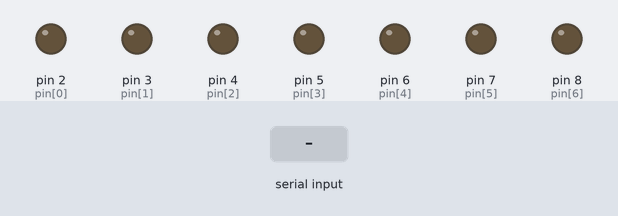
Simulated run of this sketch. Board: Arduino Uno, built with avr-gcc and run on an emulated ATmega328P. Shown: output pins drawn as LEDs (lit = HIGH). Inputs (shaded band) come from the test bench.

Above: at 1.2 s.
1.3 s: "5\n" received over Serial
At 1.7 s:
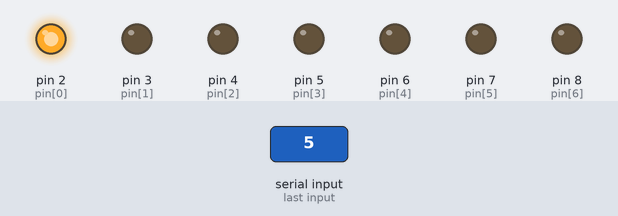
At 3.7 s:
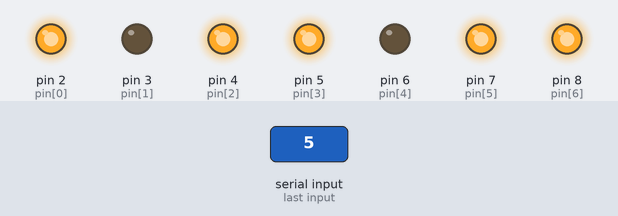
4.3 s: "90,45\n" received over Serial
At 12.1 s:
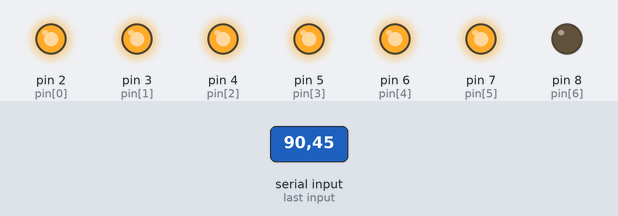
Timing chart, 0 to 13.6 s (numbered marks = the images above; inputs shaded):
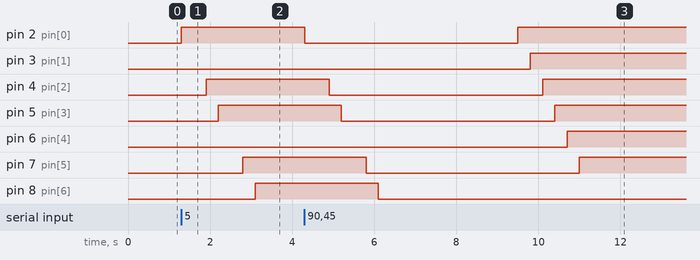

Measured:
- after the input at 1.3 s, pin 2 (pin[0]): LOW → HIGH at once; pin 4 (pin[2]): LOW → HIGH after 0.60 s; pin 5 (pin[3]): LOW → HIGH after 0.90 s; pin 7 (pin[5]): LOW → HIGH after 1.5 s; pin 8 (pin[6]): LOW → HIGH after 1.8 s
- after the input at 4.3 s, pin 2 (pin[0]): HIGH → LOW at once, → HIGH 5.2 s later; pin 3 (pin[1]): LOW → HIGH after 5.5 s instead of 0.40 s; pin 4 (pin[2]): HIGH → LOW after 0.60 s, → HIGH 5.2 s later; pin 5 (pin[3]): HIGH → LOW after 0.90 s, → HIGH 5.2 s later; pin 6 (pin[4]): LOW → HIGH after 6.4 s instead of 1.3 s

The sketch:

7segment_display.ino
```cpp
/*programm: to print 0-9 numbers in 7segment display based on input given in serial monitor */

int pin[7]= {2,3,4,5,6,7,8};//initialize the pin array of 7 elements
int seven [10][7]=  //initiallize seven array with 9 elements
{
  {1,1,1,1,1,1,0},
  {0,1,1,0,0,0,0},
  {1,1,0,1,1,0,1},
  {1,1,1,1,0,0,1},
  {0,1,1,0,0,1,1},
  {1,0,1,1,0,1,1},
  {1,0,1,1,1,1,1},
  {1,1,1,0,0,0,0},
  {1,1,1,1,1,1,1},
  {1,1,1,0,0,1,1},

};
void setup() {
for(int i=0;i<7;i++)//loop used to configure pinmodes using pin[7]array
{
  pinMode(pin[i],OUTPUT);
}
Serial.begin(9600);//serial monitor begins
}

void loop() {
  if(Serial.available()>0)

  {
    int num=Serial.parseInt();//reads the given data in serialmonitor and stores in "num"
    for(int j=0;j<7;j++)
    {
      digitalWrite(pin[j],seven[num][j]);
    delay(300);
    }

  }
}
```
